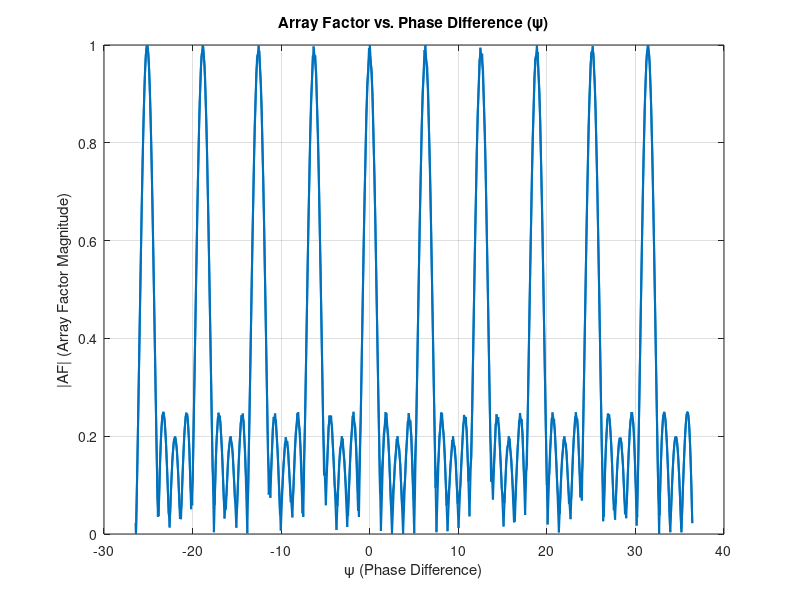

The MATLAB script that drew this image: (Note: this script raises an error after producing the figure.)
% Uniform Linear Array (ULA) Radiation Pattern Simulation
% Author: Ahmed Osama
% Date: 30 / 11 / 2024
% Description:
% This script calculates and visualizes the array factor (AF) of a uniform 
% linear array (ULA) antenna. The user specifies the element spacing as a 
% fraction of the wavelength, the number of elements in the array, and the 
% progressive phase shift. The script generates:
% 1. A plot of the array factor vs. the phase difference (psi).
% 2. A polar plot of the radiation pattern in the azimuthal plane.
% 3. A 3D surface plot of the array factor in Cartesian coordinates.

% Clear command window, and all variables
clc; clear all;

% Prompt user for input parameters
element_spacing_ratio = input('Enter the element spacing as a fraction of the wavelength (e.g., 0.5 for half-wavelength): ');
num_elements = input('Enter the number of elements in the array: '); 
progressive_phase_shift = input('Enter the progressive phase shift (in radians): '); 

% Define angular ranges for azimuth (gamma) and polar (phi) angles
gamma_angles = 0 : 0.01 : 2*pi; % Azimuth angle range from 0 to 2*pi
phi_angles = 0 : 0.01 : 2*pi;   % Polar angle range from 0 to 2*pi

% Calculate the phase difference (psi) across array elements
psi = progressive_phase_shift + (2 * pi) * element_spacing_ratio * cos(gamma_angles);

% Compute the array factor (AF) using the uniform linear array formula
% `AF` represents the normalized amplitude of the radiation pattern
AF = abs((sin(num_elements * psi ./ 2)) ./ (num_elements * sin(psi ./ 2)));

% Handle singularities where sin(psi/2) = 0 (set to max value to avoid NaN/Inf)
AF(isnan(AF) | isinf(AF)) = 1; 

% Plot the Array Factor (AF) as a function of psi
figure;
plot(psi, AF, 'LineWidth', 1.5); % Line plot with enhanced visibility
grid on; % Add grid for better readability
xlabel('\psi (Phase Difference)'); % X-axis label
ylabel('|AF| (Array Factor Magnitude)'); % Y-axis label
title('Array Factor vs. Phase Difference (\psi)'); % Plot title

% Plot the radiation pattern in the azimuthal plane (polar plot)
figure;
ax = polaraxes; % Create polar plot axes
polarplot(gamma_angles, AF, 'LineWidth', 1.5); % Polar plot of the array factor
ax.ThetaZeroLocation = 'bottom'; % Set theta=0 to be at the bottom
title('Radiation Pattern in Azimuthal Plane'); % Plot title

% Create a meshgrid for 3D radiation pattern calculations
[gamma_grid, phi_grid] = meshgrid(gamma_angles, phi_angles); % Create angle grids

% Compute 3D Cartesian coordinates for the radiation pattern
x_coords = AF .* sin(gamma_grid) .* cos(phi_grid); % X-coordinate
y_coords = AF .* sin(gamma_grid) .* sin(phi_grid); % Y-coordinate
z_coords = AF .* cos(gamma_grid);                 % Z-coordinate

% Plot the 3D radiation pattern as a surface
figure;
surf(x_coords, y_coords, z_coords); % 3D surface plot
shading flat; % Use flat shading for better visualization
xlabel('X'); ylabel('Y'); zlabel('Z'); % Add axis labels
title('3D Radiation Pattern of the ULA'); % Plot title
axis equal; % Set equal scaling for all axes